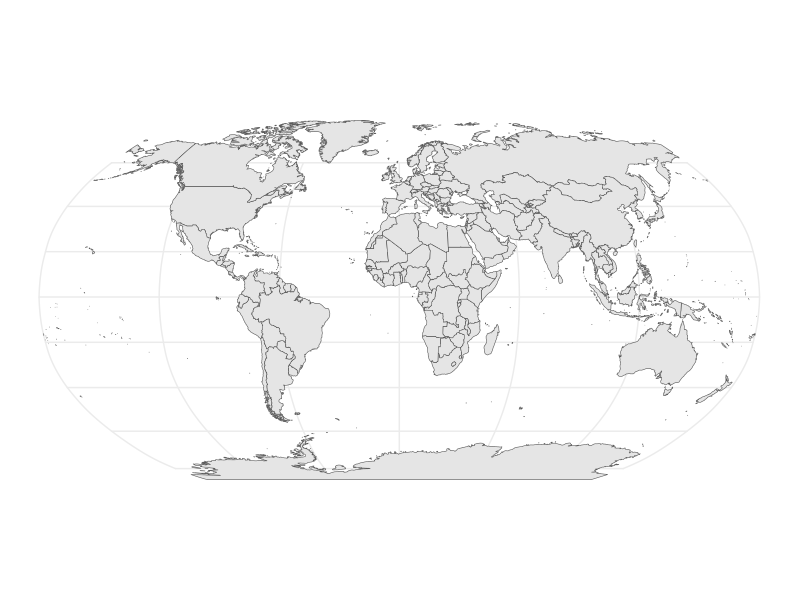

This chart was generated by the following R code:
## ---- chunk 1
#| echo: false
#| message: false

library(rnaturalearth) # natural earth data

library(ggplot2) # beautiful maps

library(dplyr) # data wrangling

library(sf) # simple (spatial) features

# library(patchwork) # stitch ggplots together

mapdata <- ne_countries(scale = "medium", # medium scale
                        returnclass = "sf") # as sf object

mymap <- ggplot(mapdata) + # the data I am mapping
  geom_sf() + # the geometry I am using
  theme_minimal() +
  theme(axis.text.x = element_blank())

mymap + coord_sf(crs="+proj=robin") # Robinson projection
